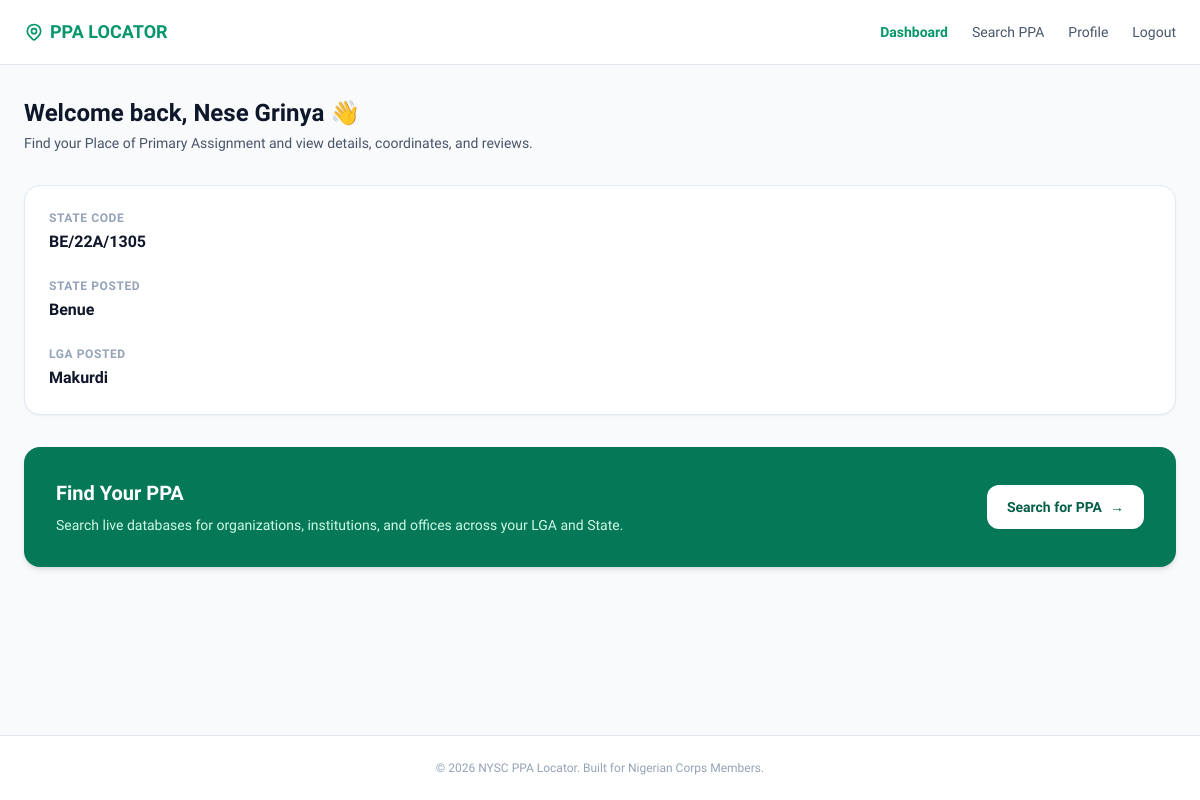
/dashboard/ (signed in), run on the app's committed database.
### accounts/models.py (models this page shows, shortened)
class CorpMember(AbstractUser):
    username = None  # Remove default username field
    email = models.EmailField(unique=True, blank=True, null=True)
    full_name = models.CharField(max_length=255)
    state_code = models.CharField(max_length=20, unique=True, help_text="e.g., LA/25A/1234")
    state_posted = models.ForeignKey('locations.State', on_delete=models.SET_NULL, null=True, blank=True)
    lga_posted = models.ForeignKey('locations.LGA', on_delete=models.SET_NULL, null=True, blank=True)
    USERNAME_FIELD = 'state_code'
    REQUIRED_FIELDS = ['full_name', 'email']
    objects = CorpMemberManager()

### locations/models.py (models this page shows, shortened)
class State(models.Model):
    name = models.CharField(max_length=100, unique=True)
    class Meta:
        ordering = ['name']

class LGA(models.Model):
    state = models.ForeignKey(State, on_delete=models.CASCADE, related_name="lgas")
    name = models.CharField(max_length=100)
    class Meta:
        ordering = ['name']
        unique_together = ('state', 'name')

### ppas/views.py (the view)
# urls.py: path('dashboard/', views.dashboard, name='dashboard'),
@login_required
def dashboard(request):
    context = {
        'user': request.user,
    }
    return render(request, 'ppas/dashboard.html', context)

### config/context_processors.py (called while the page is built)
def google_maps_api(request):
    return {
        'GOOGLE_MAPS_API_KEY': os.getenv('GOOGLE_MAPS_API_KEY', '')
    }

### templates/ppas/dashboard.html (shortened to what this page needs)
<!DOCTYPE html>
<html lang="en">
<head>
    <script src="https://cdn.tailwindcss.com"></script>
</head>
<body class="bg-slate-50 text-slate-800 min-h-screen flex flex-col justify-between">
    <header class="w-full bg-white border-b border-slate-200 sticky top-0 z-50">
        <div class="max-w-7xl mx-auto px-6 h-16 flex items-center justify-between">
            <div class="flex items-center space-x-2">
                <span class="text-emerald-600 font-bold text-lg flex items-center">
                    PPA LOCATOR
                </span>
            </div>
            <nav class="flex items-center space-x-6 text-sm font-medium text-slate-600">
                <a href="{% url 'dashboard' %}" class="text-emerald-600 font-semibold hover:text-emerald-700 transition">Dashboard</a>
                <a href="{% url 'search_ppa' %}" class="hover:text-emerald-600 transition">Search PPA</a>
                <a href="#" class="hover:text-emerald-600 transition">Profile</a>
                <a href="#" class="hover:text-emerald-600 transition">Logout</a>
            </nav>
        </div>
    </header>
    <main class="max-w-7xl w-full mx-auto px-6 py-8 flex-grow">
        <div class="mb-8">
            <h1 class="text-2xl font-bold text-slate-900 mb-1">Welcome back, {{ request.user.first_name|default:"None" }} 👋</h1>
            <p class="text-sm text-slate-600">Find your Place of Primary Assignment and view details, coordinates, and reviews.</p>
        </div>
        <div class="bg-white rounded-2xl shadow-sm border border-slate-200 p-6 mb-8 space-y-6">
            <div>
                <span class="block text-xs font-bold uppercase tracking-wider text-slate-400 mb-1">State Code</span>
                <span class="text-slate-900 font-semibold text-base">{{ request.user.state_code|default:"None" }}</span>
            </div>
            <div>
                <span class="block text-xs font-bold uppercase tracking-wider text-slate-400 mb-1">State Posted</span>
                <span class="text-slate-900 font-semibold text-base">{% if request.user.state_posted %}{{ request.user.state_posted.name }}{% else %}Federal Capital Territory{% endif %}</span>
            </div>
            <div>
                <span class="block text-xs font-bold uppercase tracking-wider text-slate-400 mb-1">LGA Posted</span>
                <span class="text-slate-900 font-semibold text-base">{% if request.user.lga_posted %}{{ request.user.lga_posted.name }}{% else %}Abuja Municipal{% endif %}</span>
            </div>
        </div>
        <div class="bg-emerald-700 rounded-2xl p-8 text-white shadow-md flex flex-col sm:flex-row items-start sm:items-center justify-between">
            <div class="mb-4 sm:mb-0">
                <h2 class="text-xl font-bold mb-2">Find Your PPA</h2>
                <p class="text-emerald-100 text-sm max-w-xl">Search live databases for organizations, institutions, and offices across your LGA and State.</p>
            </div>
            <a href="{% url 'live_search' %}" class="inline-flex items-center space-x-2 bg-white text-emerald-800 hover:bg-emerald-50 px-5 py-3 rounded-xl font-semibold text-sm transition shadow-sm">
                <span>Search for PPA</span>
                <span>→</span>
            </a>
        </div>
    </main>
    <footer class="w-full py-6 text-center text-xs text-slate-400 border-t border-slate-200 bg-white">
        &copy; 2026 NYSC PPA Locator. Built for Nigerian Corps Members.
    </footer>
</body>
</html>

### templates/ppas/dashboard.html (style rules this page uses)
body { font-family: 'Plus Jakarta Sans', sans-serif; }

### data on the page
CorpMember: user.first_name "Nese Grinya", user.state_code "BE/22A/1305", user.state_posted.name "Benue", user.lga_posted.name "Makurdi"
